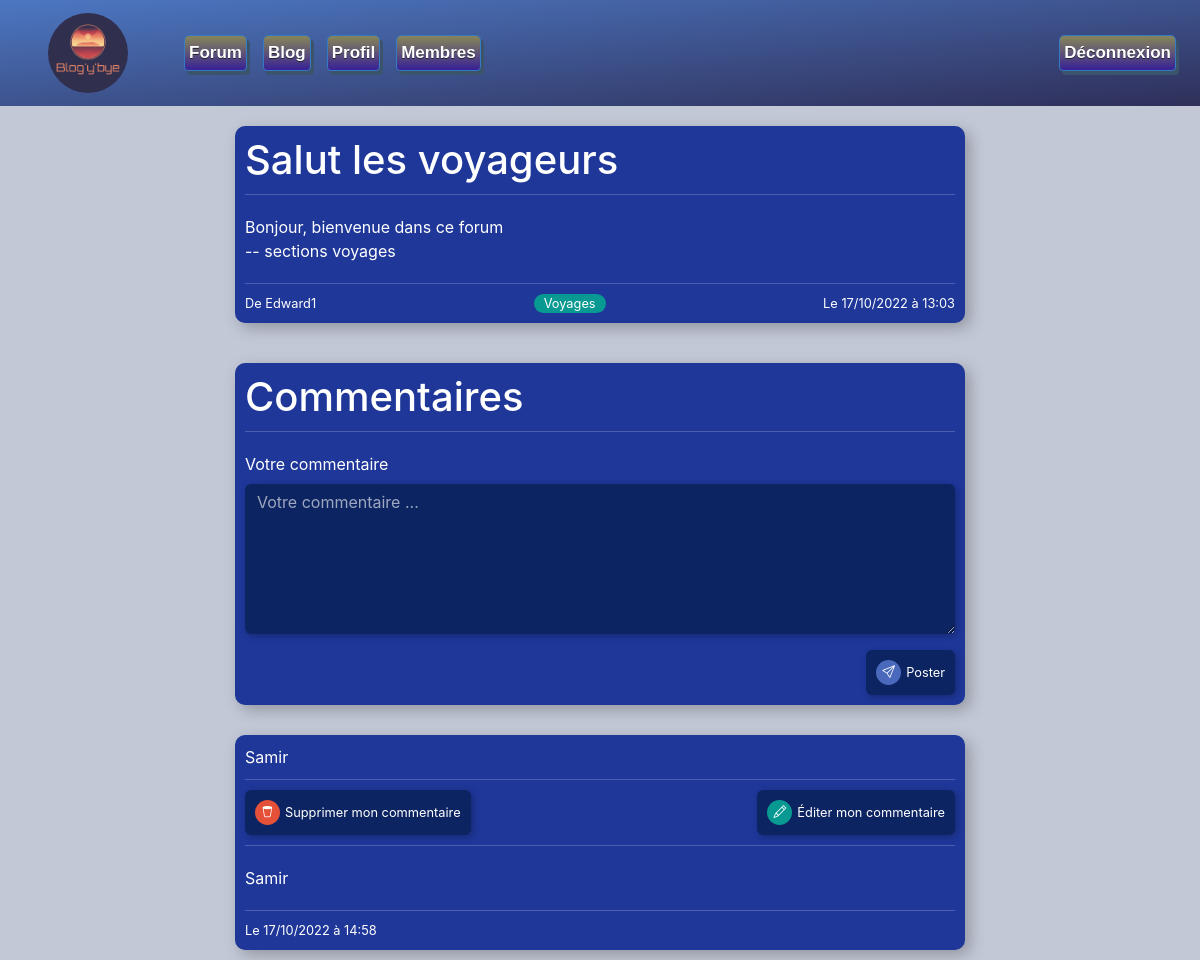
The page /views/_forum/topic.php?id=2 (signed in) on the database its author committed.
### tables this page shows
CREATE TABLE IF NOT EXISTS `topic` (
  `id` int(255) NOT NULL AUTO_INCREMENT,
  `id_forum` int(255) NOT NULL,
  `titre` varchar(50) NOT NULL,
  `contenu` longtext NOT NULL,
  `date_creation` datetime NOT NULL,
  `date_modification` datetime NOT NULL,
  `id_utilisateur` int(255) NOT NULL,
  `statut` int(1) NOT NULL DEFAULT '0',
  PRIMARY KEY (`id`)
);

CREATE TABLE IF NOT EXISTS `utilisateur` (
  `id` int(255) NOT NULL AUTO_INCREMENT,
  `pseudo` varchar(50) NOT NULL,
  `mail` varchar(255) NOT NULL,
  `mdp` text NOT NULL,
  `date_creation` datetime NOT NULL,
  `date_connexion` datetime NOT NULL,
  `role` int(1) NOT NULL DEFAULT '0',
  `avatar` varchar(255) DEFAULT NULL,
  PRIMARY KEY (`id`)
);

CREATE TABLE IF NOT EXISTS `forum` (
  `id` int(11) NOT NULL AUTO_INCREMENT,
  `titre` varchar(50) NOT NULL,
  `libelle` varchar(50) NOT NULL,
  `date_creation` datetime NOT NULL,
  `ordre` int(255) NOT NULL,
  PRIMARY KEY (`id`)
);

CREATE TABLE IF NOT EXISTS `topic_commentaire` (
  `id` int(255) NOT NULL AUTO_INCREMENT,
  `id_topic` int(255) NOT NULL,
  `id_utilisateur` int(255) NOT NULL,
  `contenu` longtext NOT NULL,
  `date_creation` datetime NOT NULL,
  `date_modification` datetime NOT NULL,
  PRIMARY KEY (`id`)
);

### views/_forum/topic.php (the view, shortened to what this page needs)
<?php
	require_once('../../include.php');
	$get_id_topic = (int) $_GET['id'];
	$req = $DB->prepare("SELECT t.*, u.pseudo, f.titre AS titre_forum
		FROM topic t
		INNER JOIN utilisateur u ON u.id = t.id_utilisateur
		INNER JOIN forum f ON f.id = t.id_forum
		WHERE t.id = ?
		ORDER BY t.date_creation DESC");
	$req->execute([$get_id_topic]);
	$req_topic = $req->fetch();
	$req = $DB->prepare("SELECT tc.*, u.pseudo
		FROM topic_commentaire tc
		INNER JOIN utilisateur u ON u.id = tc.id_utilisateur
		WHERE tc.id_topic = ?
		ORDER BY tc.date_creation DESC");
	$req->execute([$req_topic['id']]);
	$req_topic_commentaires = $req->fetchAll();
?>
<!doctype html>
<html lang="fr">
	<head>
		<?php
			require_once('../../components/header/head.php');
		?>
	</head>
	<body>
		<?php
			require_once('../../components/menu/navbar.php');
		?>
		<div class="container">
			<div class="row">
				<div class="col-2"></div>
				<div class="col-8">
					<div class="topic__body">
						<h1 class="topic__body__h1"><?= $req_topic['titre'] ?></h1>
						<div class="topic__body__contenu"><?= nl2br($req_topic['contenu']) ?></div>
						<div class="topic__footer">
							<div>De <?= $req_topic['pseudo'] ?></div>
							<div class="topic__footer__cat"><?= $req_topic['titre_forum'] ?></div>
							<div>Le <?= date_format(date_create($req_topic['date_creation']), 'd/m/Y à H:i') ?></div>
						</div>
					</div>
				</div>
			</div>
		</div>
		<div class="container">
			<div class="row">
				<div class="col-2"></div>
				<div class="col-8">
					<div class="topic__body">
						<h1 class="topic__body__h1">Commentaires</h1>
						<div class="topic__body__zone__commentaire">
							<form method="post">
								<div class="mb-3">
									<label class="form-label">Votre commentaire</label>
									<textarea class="topic__com__body__textarea" type="text" name="commentaire" placeholder="Votre commentaire ..."><?php if(isset($commentaire)){ echo $commentaire; }?></textarea>
								</div>
								<div class="topic__com__footer__btn">
									<button type="submit" name="poster" class="topic__action__btn">
										<i class="bi bi-send btn__send"></i> Poster
									</button>
								</div>
							</form>
						</div>
					</div>
				</div>
			</div>
		</div>
		<div class="container">
			<div class="row">
				<?php
					foreach($req_topic_commentaires as $rtc){
				?>
				<div class="col-2"></div>
				<div class="col-8">
					<div class="topic__commentaire__body">
						<div class="topic__commentaire__title">
							<div><?= $rtc['pseudo'] ?></div>
						</div>
						<?php
							if(isset($_SESSION['id']) && $_SESSION['id'] == $rtc['id_utilisateur']){
						?>
						<div class="topic__body__action__btn">
							<div>
								<form method="post">
									<button type="submit" name="supp-com" class="topic__action__btn">
										<i class="bi bi-trash2 btn__trash"></i> Supprimer mon commentaire
									</button>
								</form>
							</div>
							<div>
								<a href="editer-commentaire.php?id=<?= $rtc['id'] ?>" class="topic__action__btn">
									<i class="bi bi-pencil btn__edit"></i> Éditer mon commentaire
								</a>
							</div>
						</div>
						<?php
							}
						?>
						<div class="topic__body__contenu"><?= nl2br($rtc['contenu']) ?></div>
						<div class="topic__footer">
							<div>Le <?= date_format(date_create($rtc['date_creation']), 'd/m/Y à H:i') ?></div>
						</div>
					</div>
				</div>
				<div class="col-2"></div>
				<?php
					}
				?>
			</div>
		</div>
	</body>
</html>

### assets/css/new-style.css (style rules this page uses)
body { background: #c2c8d6 !important; }
p ,h1, div, .button-custom { color: white !important; }
body { background: #0c2461; color: white; }
.topic__body { background: #1e3799; margin: 20px 0; padding: 10px; border-radius: 10px; box-shadow: 5px 5px 15px rgba(0, 0, 0, 0.25); }
.topic__body__h1 { margin-bottom: 0; padding-bottom: 10px; border-bottom: 1px solid rgba(255, 255, 255, 0.2); }
.topic__body__contenu { margin: 20px 0; }
.topic__footer { display: flex; justify-content: space-between; flex-wrap: wrap; font-size: 0.8rem; padding-top: 10px; border-top: 1px solid rgba(255, 255, 255, 0.2); }
.topic__footer__cat { background: #079992; color: white; border-radius: 20px; padding: 0 10px; }
.topic__body__action__btn { border-bottom: 1px solid rgba(255, 255, 255, 0.2); display: flex; align-items: center; justify-content: space-between; flex-wrap: wrap; padding: 10px 0; }
.topic__action__btn { background: #0c2461; color: white; display: flex; align-items: center; cursor: pointer; border: 0; padding: 10px; border-radius: 6px; font-size: 0.8rem; text-decoration: none; box-shadow: 2px 2px 7px rgba(0, 0, 0, 0.25); transition: all 0.5s ease; }
.topic__action__btn i { margin-right: 5px; }
.topic__action__btn i.btn__trash { background: #e55039; display: flex; justify-content: center; align-items: center; width: 25px; height: 25px; border-radius: 50%; }
.topic__action__btn i.btn__edit { background: #079992; display: flex; justify-content: center; align-items: center; width: 25px; height: 25px; border-radius: 50%; }
.topic__action__btn i.btn__send { background: #4a69bd; display: flex; justify-content: center; align-items: center; width: 25px; height: 25px; border-radius: 50%; }
.topic__body__zone__commentaire { margin: 20px 0 0 0; }
.topic__com__body__textarea { display: block; width: 100%; min-height: 150px; padding: 0.375rem 0.75rem; font-size: 1rem; font-weight: 400; line-height: 1.5; border-radius: 6px !important; color: white; outline: none; background-color: #0c2461; background-clip: padding-box; border: 0; box-shadow: 2px 2px 7px rgba(0, 0, 0, 0.25); -webkit-appearance: none; -moz-appearance: none; appearance: none; border-radius: 0.25rem; }
.topic__com__body__textarea::placeholder { color: rgba(255, 255, 255, 0.6); }
.topic__com__footer__btn { display: flex; align-items: center; justify-content: flex-end; }
.topic__commentaire__body { background: #1e3799; margin: 10px 0; padding: 10px; border-radius: 10px; box-shadow: 5px 5px 15px rgba(0, 0, 0, 0.25); }
.topic__commentaire__title { margin-bottom: 0; padding-bottom: 10px; border-bottom: 1px solid rgba(255, 255, 255, 0.2); }

### rows shown on the page
topic: titre "Salut les voyageurs", contenu "Bonjour, bienvenue dans ce forum -- sections voyages", id_utilisateur.pseudo "Edward1", id_forum.titre "Voyages", date_creation "17/10/2022 à 13:03"
topic_commentaire: id_utilisateur.pseudo "Samir", contenu "Samir", date_creation "17/10/2022 à 14:58"
